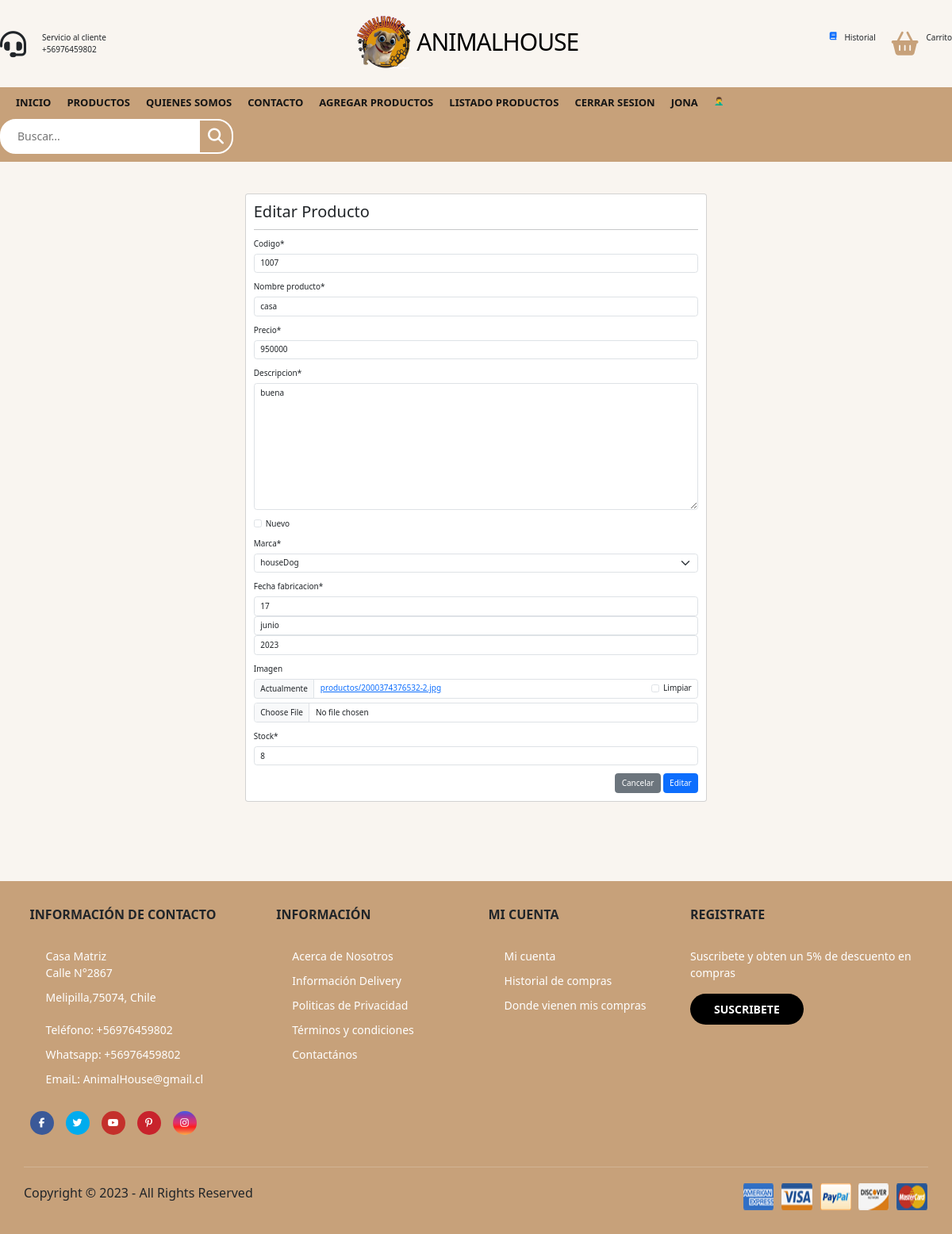
Page /modificar-producto/1/ (signed in) on the committed database.
### app/models.py (models this page shows, shortened)
class Producto(models.Model):
    codigo = models.CharField(max_length=6, null=True)
    nombre_producto = models.CharField(max_length=50)
    precio = models.IntegerField()
    descripcion = models.TextField()
    nuevo = models.BooleanField()
    marca = models.ForeignKey(Marca, on_delete=models.PROTECT)
    fecha_fabricacion = models.DateField()
    imagen = models.ImageField(upload_to="productos", null=True)
    Stock = models.IntegerField(null=True)

### app/views.py (the view, shortened to what this page needs)
# urls.py: path('modificar-producto/<id>/', modificar_producto, name="modificar_producto"),
@permission_required('app.change_producto')
def modificar_producto(request, id):
    producto = get_object_or_404(Producto, id=id)
    data = {
        'form': ProductoForm(instance=producto)
    }
    return render(request, 'app/producto/modificar.html', data)

### app/forms.py (shortened to what this page needs)
class ProductoForm(forms.ModelForm):
    nombre_producto = forms.CharField(min_length=2, max_length=50)
    imagen = forms.ImageField(required=False, validators=[MaxSizeFileValidator(max_file_size=2)])
    precio = forms.IntegerField(min_value=1, max_value=1500000)
    class Meta:
        model = Producto
        fields = '__all__'
        widgets = {
            "fecha_fabricacion": forms.SelectDateWidget()
        }

### app/models.py (called while the page is built)
    def __str__(self):
        return self.nombre_marca

### app/templates/app/producto/modificar.html (shortened to what this page needs)
{% extends 'app/base.html' %}
{% block contenido %}
<br><br>
{% load crispy_forms_tags %}
        <div class="row">
            <div class="col-12 col-md-6 offset-md-3">
                <div class="card">
                    <div class="card-body">
                            <h2>Editar Producto</h2>
                            <hr>
                    <form action="" method="post" enctype="multipart/form-data">
                        {{ form | crispy }}
                        <div class="d-flex justify-content-end">
                            <input type="reset" value="Cancelar" class="btn btn-secondary">
                            <input type="submit" value="Editar" class="btn btn-primary">
                        </div>
                    </form>
            </div>
        </div>
    </div>
</div>
{% endblock %}

### app/templates/app/base.html (shortened to what this page needs)
{% load static %}
<link href="https://cdn.jsdelivr.net/npm/bootstrap@5.3.0/dist/css/bootstrap.min.css" rel="stylesheet">
<!DOCTYPE html>
<html lang="en">
<head>
	<link rel="stylesheet" href="{% static 'app/css/styles.css' %}" />
</head>
<body>
	<header>
		<div class="container-hero">
			<div class="container hero">
				<div class="customer-support">
					<i class="fa-solid fa-headset"></i>
					<div class="content-customer-support">
						<span class="text">Servicio al cliente</span>
						<span class="number">+56976459802</span>
					</div>
				</div>
				<div class="container-logo">
					<img src="{% static 'app/img/logo_perro.png' %}" alt="" height="70px">
					<h1 class="logo"><a href="{% url 'home' %}"> AnimalHouse</a></h1>
				</div>
				<div class="container-user">
					<a href="{% url 'perfil' %}"><i class="fa-solid fa-book"></i></a>
						<span class="text">Historial</span>
					<a href="{% url 'carro' %}"><i class="fa-solid fa-basket-shopping"></i></a>
					<div class="content-shopping-cart">
						<span class="text">Carrito</span>
					</div>
				</div>
			</div>
		</div>
		<div class="container-navbar">
			<nav class="navbar container">
				<ul class="menu">
					<li><a href="{% url 'home' %}">Inicio</a></li>
					<li><a href="{% url 'productos' %}">Productos</a></li>
					<li><a href="{% url 'somos' %}">Quienes somos</a></li>
					<li><a href="{% url 'contacto' %}">Contacto</a></li>
					{% if perms.app.add_producto %}
					<li><a href="{% url 'agregar_producto' %}">Agregar productos</a></li>
					{% endif %}
					{% if perms.app.view_producto %}
					<li><a href="{% url 'listar_productos' %}">Listado productos</a></li>
					{% endif %}
					{% if user.is_authenticated %}
					<li><a href="{% url 'logout' %}">Cerrar sesion</a></li>
					<li><a href="#">{{ user.username}}</a></li>
					{% if suscrito %}
                    👌
					{% else %}
                    🤦‍♂️
					{% endif %}
					{% else %}
					<li><a href="{% url 'login' %}">Iniciar sesión</a></li>
					<li><a href="{% url 'registro' %}">Registrate</a></li>
					{% endif %}
				</ul>
				<form class="search-form">
					<input type="search" placeholder="Buscar..." />
					<button class="btn-search">
						<i class="fa-solid fa-magnifying-glass"></i>
					</button>
				</form>
			</nav>
		</div>
	</header>
	<main class="main-content">
        {% block contenido %}
        {% endblock %}
	</main>
	<footer class="footer">
		<div class="container container-footer">
			<div class="menu-footer">
				<div class="contact-info">
					<p class="title-footer">Información de Contacto</p>
					<ul>
						<li>
							Casa Matriz
							<p>Calle N°2867 </p>
							<p>Melipilla,75074, Chile</p>
						</li>
						<li>Teléfono: +56976459802 </li>
						<li>Whatsapp: +56976459802</li>
						<li>EmaiL: AnimalHouse@gmail.cl</li>
					</ul>
					<div class="social-icons">
						<span class="facebook">
							<i class="fa-brands fa-facebook-f"></i>
						</span>
						<span class="twitter">
							<i class="fa-brands fa-twitter"></i>
						</span>
						<span class="youtube">
							<i class="fa-brands fa-youtube"></i>
						</span>
						<span class="pinterest">
							<i class="fa-brands fa-pinterest-p"></i>
						</span>
						<span class="instagram">
							<i class="fa-brands fa-instagram"></i>
						</span>
					</div>
				</div>
				<div class="information">
					<p class="title-footer">Información</p>
					<ul>
						<li><a href="#">Acerca de Nosotros</a></li>
						<li><a href="#">Información Delivery</a></li>
						<li><a href="#">Politicas de Privacidad</a></li>
						<li><a href="#">Términos y condiciones</a></li>
						<li><a href="#">Contactános</a></li>
					</ul>
				</div>
				<div class="my-account">
					<p class="title-footer">Mi cuenta</p>
					<ul>
						<li><a href="#">Mi cuenta</a></li>
						<li><a href="#">Historial de compras</a></li>
						<li><a href="#">Donde vienen mis compras</a></li>
					</ul>
				</div>
				<div class="newsletter">
					<p class="title-footer">Registrate</p>
					<div class="content">
						<p>
							Suscribete y obten un 5% de descuento en compras
						</p>
						<br>
						<a href="{% url 'suscribir' %}">Suscribete</a>
					</div>
				</div>
			</div>
			<div class="copyright">
				<p>
					Copyright © 2023 - All Rights Reserved
				</p>
				<img src="{% static 'app/img/payment.png' %}" alt="Pagos">
			</div>
		</div>
	</footer>
</body>
</html>

### app/static/app/css/styles.css (style rules this page uses)
:root { --primary-color: #c7a17a; --background-color: #f9f5f0; --dark-color: #151515; }
html { font-size: 62.5%; font-family: 'Poppins', sans-serif; }
* { margin: 0; padding: 0; box-sizing: border-box; }
.container { max-width: 120rem; margin: 0 auto; }
.container-hero { background-color: var(--background-color); }
.hero { display: flex; justify-content: space-between; align-items: center; padding: 2rem 0; }
.customer-support { display: flex; align-items: center; gap: 2rem; }
.customer-support i { font-size: 3.3rem; }
.content-customer-support { display: flex; flex-direction: column; }
.container-logo { display: flex; align-items: center; gap: 0.5rem; }
.container-logo h1 a { text-decoration: none; color: #000; font-size: 3rem; text-transform: uppercase; letter-spacing: -1px; }
.container-user { display: flex; gap: 1rem; cursor: pointer; }
.container-user .fa-basket-shopping { font-size: 3rem; color: var(--primary-color); padding-left: 1rem; }
.content-shopping-cart { display: flex; flex-direction: column; }
.container-navbar { background-color: var(--primary-color); }
.navbar { display: flex; justify-content: space-between; align-items: center; padding: 1rem 0; }
.menu { display: flex; gap: 2rem; }
.menu li { list-style: none; }
.menu a { text-decoration: none; font-size: 1.3rem; color: var(--dark-color); font-weight: 600; text-transform: uppercase; position: relative; }
.menu a::after { content: ''; width: 1.5rem; height: 1px; background-color: #fff; position: absolute; bottom: -3px; left: 50%; transform: translate(-50%, 50%); opacity: 0; transition: all 0.3s ease; }
.search-form { position: relative; display: flex; align-items: center; border: 2px solid #fff; border-radius: 2rem; background-color: #fff; height: 4.4rem; overflow: hidden; }
.search-form input { outline: none; font-family: inherit; border: none; width: 25rem; font-size: 1.4rem; padding: 0 2rem; color: #777; cursor: pointer; }
.search-form .btn-search { border: none; background-color: var(--primary-color); display: flex; align-items: center; justify-content: center; height: 100%; padding: 1rem; }
.btn-search i { font-size: 2rem; color: #fff; }
.main-content { padding: 10px; padding-bottom: 100px; background-color: var(--background-color); }
.footer { background-color: var(--primary-color); }
.container-footer { display: flex; flex-direction: column; gap: 4rem; padding: 3rem; }
.menu-footer { display: grid; grid-template-columns: repeat(3, 1fr) 30rem; gap: 3rem; justify-items: center; }
.title-footer { font-weight: 600; font-size: 1.6rem; text-transform: uppercase; }
.contact-info, .information, .my-account, .newsletter { display: flex; flex-direction: column; gap: 2rem; }
.contact-info ul, .information ul, .my-account ul { display: flex; flex-direction: column; gap: 1rem; }
.contact-info ul li, .information ul li, .my-account ul li { list-style: none; color: #fff; font-size: 1.4rem; font-weight: 300; }
.information ul li a, .my-account ul li a { text-decoration: none; color: #fff; font-weight: 300; }
.social-icons { display: flex; gap: 1.5rem; }
.social-icons span { border-radius: 50%; width: 3rem; height: 3rem; display: flex; align-items: center; justify-content: center; }
.social-icons span i { color: #fff; font-size: 1.2rem; }
.facebook { background-color: #3b5998; }
.twitter { background-color: #00acee; }
.youtube { background-color: #c4302b; }
.pinterest { background-color: #c8232c; }
.instagram { background: linear-gradient( #405de6, #833ab4, #c13584, #e1306c, #fd1d1d, #f56040, #fcaf45 ); }
.content p { font-size: 1.4rem; color: #fff; font-weight: 300; }
.content a { border: none; background-color: #000; color: #fff; text-transform: uppercase; padding: 1rem 3rem; border-radius: 2rem; font-size: 1.4rem; font-family: inherit; cursor: pointer; font-weight: 600; text-decoration: none; }
.copyright { display: flex; justify-content: space-between; padding-top: 2rem; border-top: 1px solid #d2b495; }
.copyright p { font-weight: 400; font-size: 1.6rem; }

### rows in the picture
Producto: codigo "1007", nombre_producto "casa", precio "950000", descripcion "buena", marca "houseDog", Stock "8"

### other values in the picture
{{ user.username }} "JONA"
